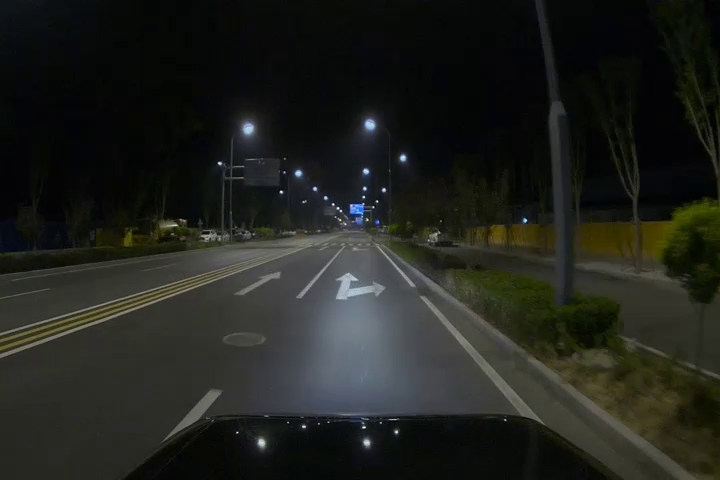
#> input picture frame 2 of finetune/dataset/video.mp4, 720 x 480 px, given in place of high_interactive1.mp4, which was not available
$ python demo.py
#> lines starting #> are read from the running program, lines starting #| are printed output that depends on the picture; pictures that were not available may be replaced by others from this repository, and a replacement may not be noted
### finetune/slam/auto_slam.py
# auto_slam.py
import cv2
import numpy as np
from collections import deque
from dynamic_filter import DynamicObjectFilter
from fast_vo import FastVisualOdometry
from sensor_fusion import MotionModelFuser

class AutoSLAM:
    def __init__(self, config, calib_file=None):
        """初始化SLAM系统
        Args:
            config: 配置参数字典
            calib_file: 相机标定文件路径
        """
        # 初始化组件
        self.vo = FastVisualOdometry(calib_file)  # 快速视觉里程计
        self.dyn_filter = DynamicObjectFilter()   # 动态物体过滤
        self.motion_model = MotionModelFuser()    # 运动模型融合

        # 系统参数
        self.frame_buffer = deque(maxlen=2)       # 帧缓存
        self.trajectory = []
        self.config = config

    def process_frame(self, frame):
        """处理单帧图像
        Returns:
            pose: 相机位姿 (4x4变换矩阵)
        """
        # 1. 图像预处理
        processed_frame = self._preprocess(frame)

        # 2. 动态物体检测
        static_mask = self.dyn_filter.get_static_mask(processed_frame['gray'])

        # 3. 视觉里程计计算
        if len(self.frame_buffer) >= 1:
            prev_frame = self.frame_buffer[-1]
            pose_delta = self.vo.compute_pose(
                prev_frame['features'],
                processed_frame['features'],
                static_mask  # 仅使用静态区域特征
            )

            # 4. 传感器融合
            refined_pose = self.motion_model.update(pose_delta)
            self.trajectory.append(refined_pose)

        # 缓存当前帧
        self.frame_buffer.append(processed_frame)

        return self.trajectory[-1] if self.trajectory else np.eye(4)

    def _preprocess(self, frame):
        """图像预处理流水线"""
        # 特征提取
        features = cv2.ORB_create().detectAndCompute(frame, None)

        # 添加预处理步骤
        if self.config.get('use_clahe', True):
            clahe = cv2.createCLAHE(clipLimit=2.0, tileGridSize=(8,8))
            frame = clahe.apply(frame)

        return {
            'gray': frame,
            'features': features
        }

    def get_trajectory(self):
        """获取完整轨迹"""
        return np.array(self.trajectory)

### finetune/slam/dynamic_filter.py
# dynamic_filter.py
import cv2
import numpy as np

class DynamicObjectFilter:
    def __init__(self, threshold=2.5):
        self.prev_flow = None
        self.threshold = threshold

    def get_static_mask(self, frame_gray):
        if not hasattr(self, 'prev_frame'):
            self.prev_frame = frame_gray
            return np.ones(frame_gray.shape[:2], dtype=np.uint8) * 255

        # 计算光流
        flow = cv2.calcOpticalFlowFarneback(
            self.prev_frame, frame_gray, None,
            0.5, 3, 15, 3, 5, 1.2, 0
        )

        # 计算运动幅度
        mag, _ = cv2.cartToPolar(flow[...,0], flow[...,1])

        # 自适应阈值处理
        motion_mask = (mag < self.threshold * np.median(mag)).astype(np.uint8) * 255

        self.prev_frame = frame_gray  # 更新上一帧
        return motion_mask

### finetune/slam/fast_vo.py
# fast_vo.py
import cv2
import numpy as np

class FastVisualOdometry:
    def __init__(self, calib_file=None):
        # 加载相机参数
        if calib_file is None:  # tianshuo, only for test
            self.K = np.array([[600, 0, 320], [0, 600, 240], [0, 0, 1]])
            self.dist = np.zeros((4,1))
        else:
            self.K = np.load(calib_file)['K']
            self.dist = np.load(calib_file)['dist']

        # ORB特征参数
        self.orb = cv2.ORB_create(nfeatures=500)
        self.bf = cv2.BFMatcher(cv2.NORM_HAMMING)

    def compute_pose(self, prev_features, curr_features, mask=None):
        """计算相对位姿"""
        # 特征匹配
        matches = self.bf.knnMatch(prev_features[1], curr_features[1], k=2)

        # Lowe's比率测试
        good_matches = [m for m,n in matches if m.distance < 0.75*n.distance]

        # 获取匹配点对
        query_indices = np.array([m.queryIdx for m in good_matches])  # 前一帧关键点索引
        train_indices = np.array([m.trainIdx for m in good_matches])   # 当前帧关键点索引

        # 根据索引获取坐标
        prev_pts = cv2.KeyPoint_convert(prev_features[0])[query_indices]  # 前一帧关键点坐标
        curr_pts = cv2.KeyPoint_convert(curr_features[0])[train_indices]   # 当前帧关键点坐标

        # 结合掩码过滤动态点（如果启用了动态物体过滤）
        if mask is not None:
            # 提取掩码内有效的点
            valid_idx = []
            for i, pt in enumerate(curr_pts):
                x, y = map(int, pt)
                if mask[y, x] > 0:  # 检查是否在静态区域
                    valid_idx.append(i)
            prev_pts = prev_pts[valid_idx]
            curr_pts = curr_pts[valid_idx]

        # 五点法计算本质矩阵
        E, mask = cv2.findEssentialMat(
            prev_pts, curr_pts, self.K,
            method=cv2.RANSAC, prob=0.999, threshold=1.0
        )

        # 恢复位姿
        _, R, t, _ = cv2.recoverPose(E, prev_pts, curr_pts, self.K)

        return self._to_transformation_matrix(R, t)

    def _to_transformation_matrix(self, R, t):
        """转换为齐次变换矩阵"""
        T = np.eye(4)
        T[:3,:3] = R
        T[:3,3] = t.ravel()
        return T

### finetune/slam/sensor_fusion.py
# sensor_fusion.py
import numpy as np
import cv2

class MotionModelFuser:
    def __init__(self):
        # 初始化卡尔曼滤波器
        self.kf = cv2.KalmanFilter(dynamParams=6, measureParams=3)
        self._init_kf()

    def _init_kf(self):
        """初始化卡尔曼滤波器参数"""
        # 状态转移矩阵 (简单匀速模型)
        self.kf.transitionMatrix = np.array([
            [1,0,0,1,0,0],
            [0,1,0,0,1,0],
            [0,0,1,0,0,1],
            [0,0,0,1,0,0],
            [0,0,0,0,1,0],
            [0,0,0,0,0,1]
        ], np.float32)

        # 测量矩阵
        self.kf.measurementMatrix = np.array([
            [1,0,0,0,0,0],
            [0,1,0,0,0,0],
            [0,0,1,0,0,0]
        ], np.float32)

        # 噪声协方差
        self.kf.processNoiseCov = np.eye(6, dtype=np.float32) * 1e-3
        self.kf.measurementNoiseCov = np.eye(3, dtype=np.float32) * 1e-1

    def update(self, pose_delta):
        """融合运动模型预测与观测"""
        # 提取平移部分作为测量
        measurement = pose_delta[:3,3]

        # 卡尔曼滤波更新
        self.kf.predict()
        self.kf.correct(measurement)

        # 获取融合后状态
        state = self.kf.statePost
        return self._state_to_pose(state)

    # [5 lines left out: function _state_to_pose, not called in this run]

### finetune/slam/demo.py
# demo.py
from auto_slam import AutoSLAM
import cv2

config = {
    'use_clahe': True,
    'feature_level': 'fast'
}

# slam = AutoSLAM('calibration.npz', config)
slam = AutoSLAM(config)

cap = cv2.VideoCapture('/hpc2hdd/home/txu647/code/video_data/driving_cases2/high_interactive1.mp4')
while cap.isOpened():
    ret, frame = cap.read()
#> frame is the input picture: shape (480, 720, 3); mean B, G, R 29.5, 34.1, 32.6
    if not ret:
        break

    gray = cv2.cvtColor(frame, cv2.COLOR_BGR2GRAY)
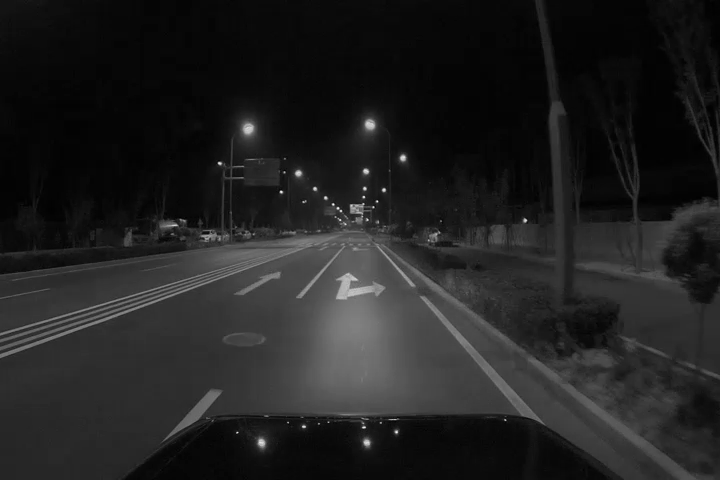
#> gray: shape (480, 720); min 0, max 245, mean 33.1
    pose = slam.process_frame(gray)
#> in _preprocess, `frame = clahe.apply(frame)`:
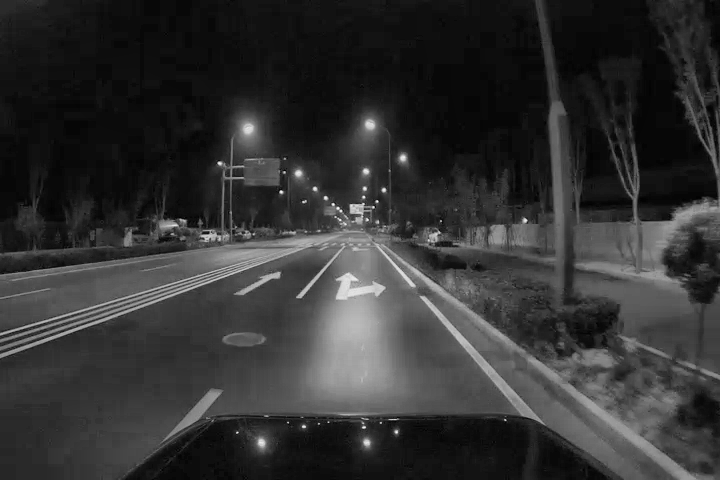
#> frame: shape (480, 720); min 1, max 250, mean 50.4
#> in process_frame, `processed_frame = self._preprocess(frame)`: processed_frame = 2 items
#> in process_frame, `static_mask = self.dyn_filter.get_static_mask(processed_frame['gray'])`: static_mask: shape (480, 720); every value is 255
#> pose = [[1, 0, 0, 0], [0, 1, 0, 0], [0, 0, 1, 0], [0, 0, 0, 1]]

    # 可视化轨迹
    print(f"Estimated pose:\n{pose}")
#| Estimated pose:
#| [[1. 0. 0. 0.]
#|  [0. 1. 0. 0.]
#|  [0. 0. 1. 0.]
#|  [0. 0. 0. 1.]]

cap.release()

$ run again, starting later in the video
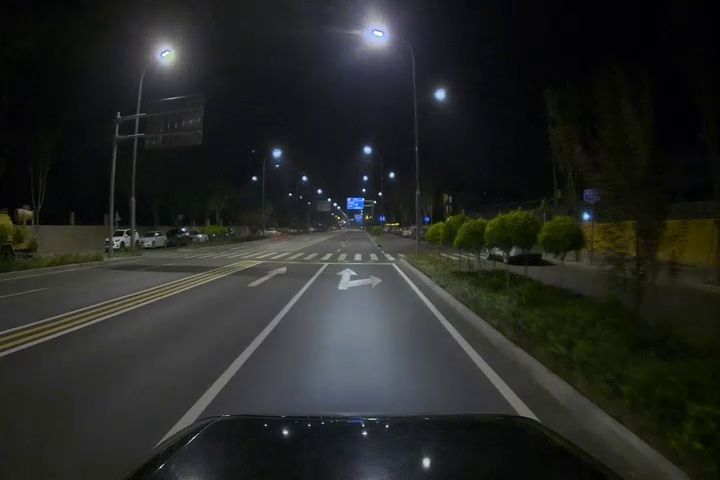
#> input picture frame 11 of finetune/dataset/video.mp4, 720 x 480 px, given in place of high_interactive1.mp4, which was not available
#> frame is the input picture: shape (480, 720, 3); mean B, G, R 37.7, 40.1, 38.3
#> `gray = cv2.cvtColor(frame, cv2.COLOR_BGR2GRAY)`:
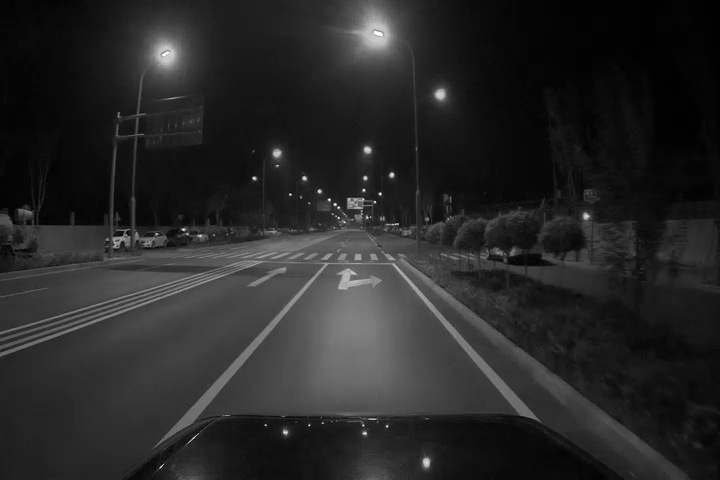
#> gray: shape (480, 720); min 0, max 253, mean 39.2
#> in _preprocess, `frame = clahe.apply(frame)`:
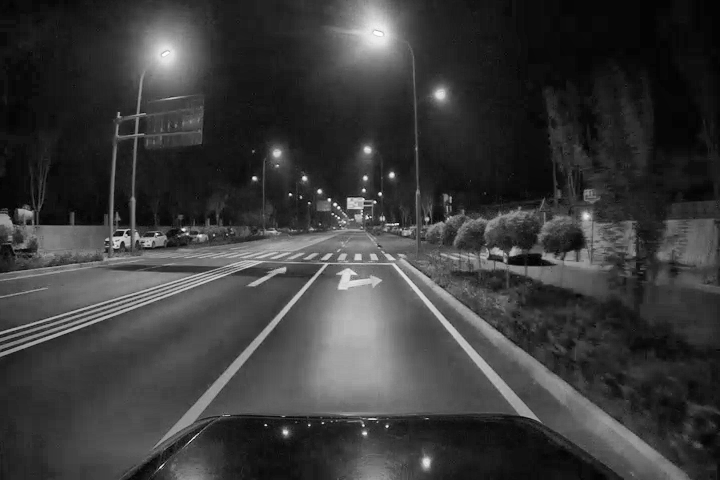
#> frame: shape (480, 720); min 1, max 255, mean 58.6
#> processed_frame = 2 items
#> static_mask: shape (480, 720); every value is 255
#> pose = [[1, 0, 0, 0], [0, 1, 0, 0], [0, 0, 1, 0], [0, 0, 0, 1]]
#| Estimated pose:
#| [[1. 0. 0. 0.]
#|  [0. 1. 0. 0.]
#|  [0. 0. 1. 0.]
#|  [0. 0. 0. 1.]]

$ run again, starting later in the video
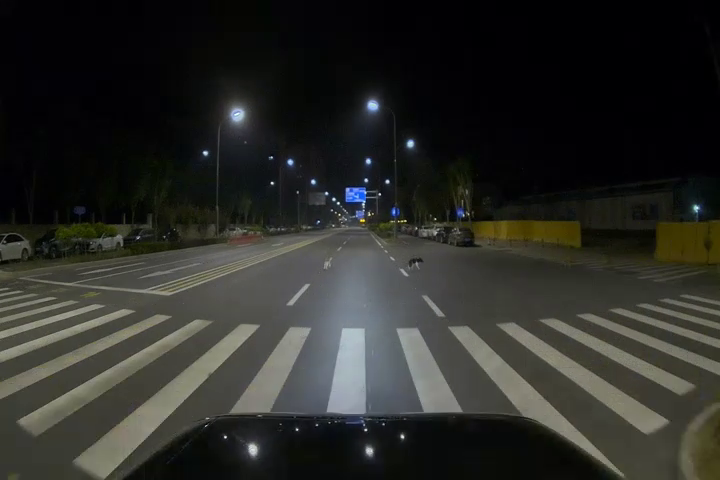
#> input picture frame 20 of finetune/dataset/video.mp4, 720 x 480 px, given in place of high_interactive1.mp4, which was not available
#> frame is the input picture: shape (480, 720, 3); mean B, G, R 39.8, 43.6, 43
#> `gray = cv2.cvtColor(frame, cv2.COLOR_BGR2GRAY)`:
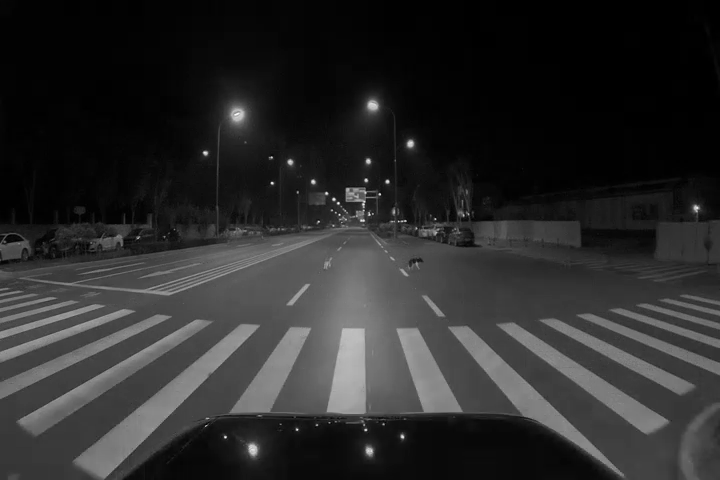
#> gray: shape (480, 720); min 0, max 252, mean 43
#> in _preprocess, `frame = clahe.apply(frame)`:
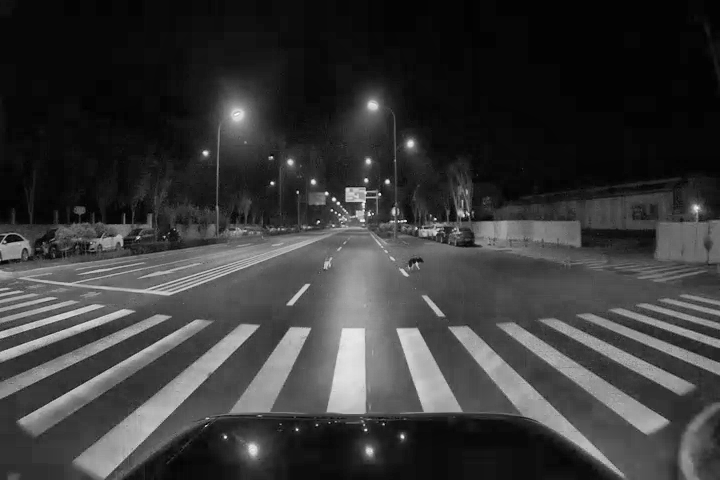
#> frame: shape (480, 720); min 1, max 254, mean 56.5
#> processed_frame = 2 items
#> static_mask: shape (480, 720); every value is 255
#> pose = [[1, 0, 0, 0], [0, 1, 0, 0], [0, 0, 1, 0], [0, 0, 0, 1]]
#| Estimated pose:
#| [[1. 0. 0. 0.]
#|  [0. 1. 0. 0.]
#|  [0. 0. 1. 0.]
#|  [0. 0. 0. 1.]]
